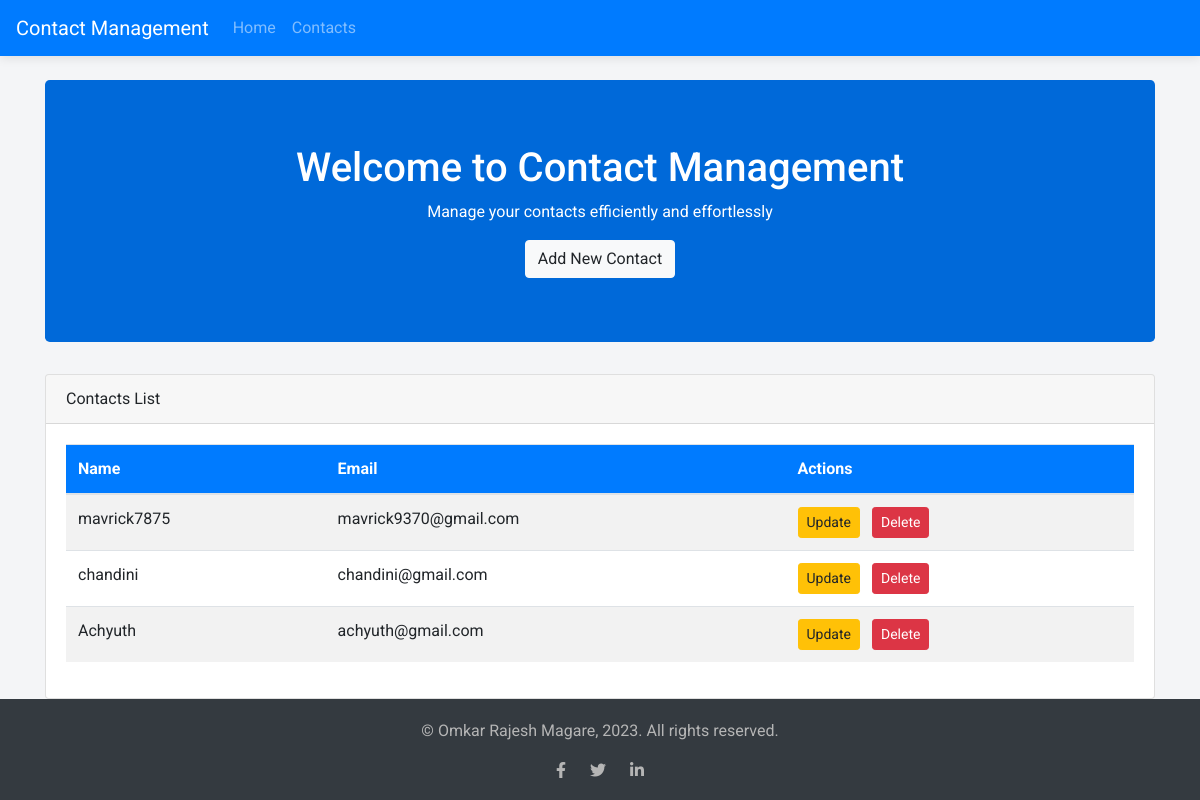
The page /list/ on the database as committed earlier.
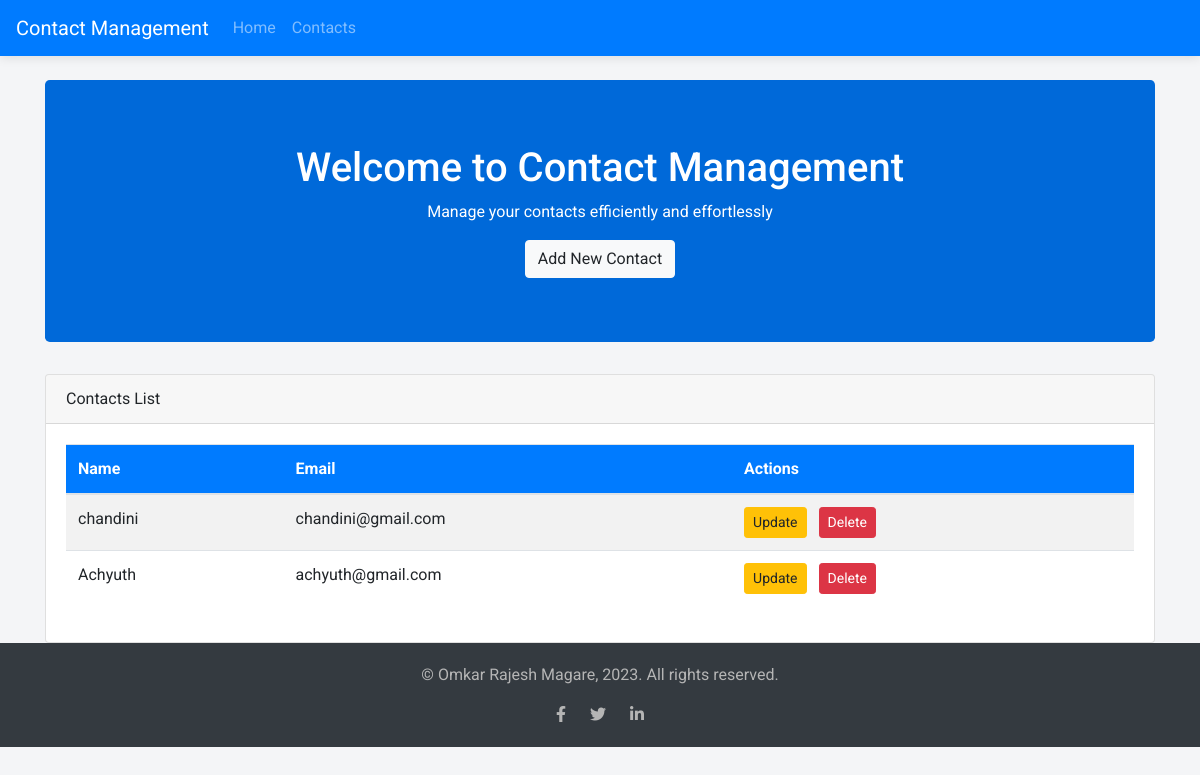
The same page on the database as committed later.
### contacts/models.py (models this page shows, shortened)
class Contact(models.Model):
    name = models.CharField(max_length=255, unique=True)
    email = models.EmailField(unique=True)

### contacts/views.py (the view)
# urls.py: path('list/', views.list_contacts, name='list_contacts'),
def list_contacts(request):
    contacts = Contact.objects.all()
    return render(request, 'contacts/list_contacts.html', {'contacts': contacts})

### contacts/templates/contacts/list_contacts.html (shortened to what this page needs)
{% extends "base.html" %}
{% block content %}
<div class="card mt-4">
    <div class="card-header">
        Contacts List
    </div>
    <div class="card-body">
        <table class="table table-striped table-hover">
            <thead class="table-header">
                <tr>
                    <th>Name</th>
                    <th>Email</th>
                    <th>Actions</th>
                </tr>
            </thead>
            <tbody>
            {% for contact in contacts %}
                <tr>
                    <td>{{ contact.name }}</td>
                    <td>{{ contact.email }}</td>
                    <td>
                        <a href="{% url 'update_contact' contact.id %}" class="btn btn-warning btn-sm mr-2">Update</a>
                        <a href="{% url 'delete_contact' contact.id %}" class="btn btn-danger btn-sm">Delete</a>
                    </td>
                </tr>
            {% empty %}
                <tr>
                    <td colspan="3">No contacts yet!</td>
                </tr>
            {% endfor %}
            </tbody>
        </table>
    </div>
</div>
{% endblock %}

Rows that differ between the two databases and show on the page:
removed Contact: name "mavrick7875", email "mavrick9370@gmail.com"
